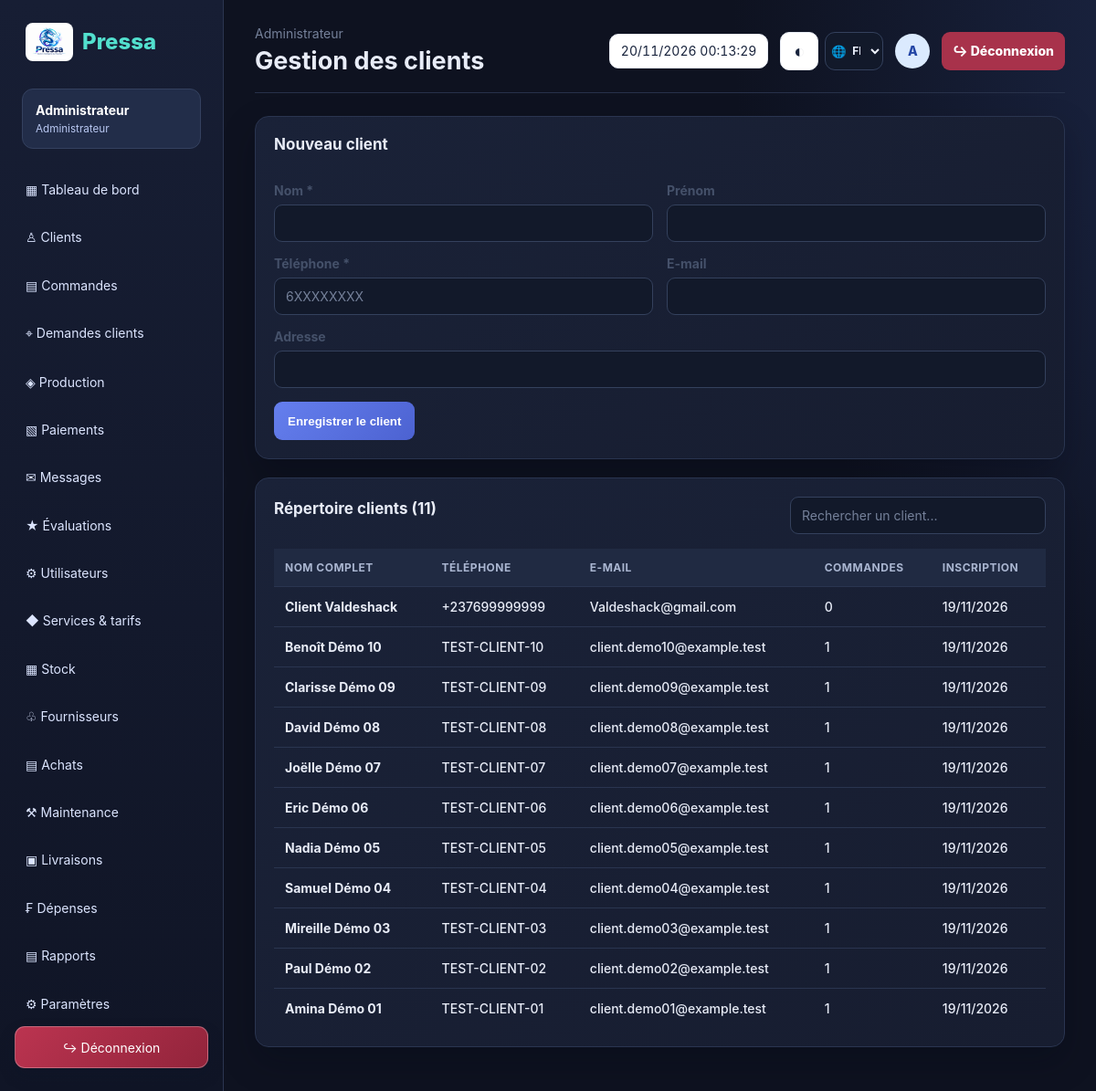
Screenshot of /clients.php (signed in) with the database file from the repository.
### tables this page shows
CREATE TABLE `parametres` (
  `cle` varchar(60) NOT NULL,
  `valeur` varchar(255) NOT NULL,
  `description` varchar(255) DEFAULT NULL
);

CREATE TABLE `clients` (
  `id` int(11) NOT NULL,
  `uuid` char(36) NOT NULL DEFAULT uuid(),
  `nom` varchar(120) NOT NULL,
  `prenom` varchar(120) DEFAULT NULL,
  `type_client` enum('particulier','entreprise') NOT NULL DEFAULT 'particulier',
  `telephone` varchar(30) NOT NULL,
  `telephone_secondaire` varchar(30) DEFAULT NULL,
  `email` varchar(160) DEFAULT NULL,
  `adresse` varchar(255) DEFAULT NULL,
  `quartier` varchar(120) DEFAULT NULL,
  `canal_prefere` enum('sms','appel','aucun') NOT NULL DEFAULT 'sms',
  `accepte_sms` tinyint(1) NOT NULL DEFAULT 0,
  `accepte_promotions` tinyint(1) NOT NULL DEFAULT 0,
  `date_consentement` datetime DEFAULT NULL,
  `notes` text DEFAULT NULL,
  `supprime` tinyint(1) NOT NULL DEFAULT 0,
  `version` int(11) NOT NULL DEFAULT 1,
  `cree_par` int(11) DEFAULT NULL,
  `cree_le` datetime NOT NULL DEFAULT current_timestamp(),
  `modifie_le` datetime NOT NULL DEFAULT current_timestamp() ON UPDATE current_timestamp(),
  `utilisateur_id` int(11) DEFAULT NULL
);

### includes/functions.php (called while the page is built, shortened)
<?php
function e($value):string{return htmlspecialchars((string)$value,ENT_QUOTES|ENT_SUBSTITUTE,'UTF-8');}
function role():string{return (string)($_SESSION['user']['role']??'');}
function role_label(string $role):string{return ['admin'=>'Administrateur','receptionniste'=>'Réceptionniste','accueil'=>'Accueil','caissier'=>'Caissier','production'=>'Production','livreur'=>'Livreur','client'=>'Client'][$role]??$role;}
function app_setting(string $key,string $default=''):string{static $values=[];if(array_key_exists($key,$values))return $values[$key];try{$q=db()->prepare('SELECT valeur FROM parametres WHERE cle=?');$q->execute([$key]);$value=$q->fetchColumn();return $values[$key]=$value===false?$default:(string)$value;}catch(Throwable $e){return $values[$key]=$default;}}

### includes/db.php (called while the page is built, shortened)
<?php
function db(): PDO {
 static $pdo=null;
 if (!$pdo) {
  if(DB_DRIVER==='pgsql'){
   $url=PRESSA_DATABASE_URL;
   if($url===''&&getenv('VERCEL')){
    http_response_code(503);
    header('Content-Type: text/plain; charset=utf-8');
    exit('Pressa est en cours de configuration. La connexion à la base de données est temporairement indisponible.');
   }
   if($url!==''){
    $parts=parse_url($url);
    if(!$parts||empty($parts['host'])||empty($parts['path']))throw new RuntimeException('PRESSA_DATABASE_URL is invalid.');
    parse_str($parts['query']??'',$query);
    $host=$parts['host'];$port=$parts['port']??DB_PORT;$name=ltrim($parts['path'],'/');
    $user=urldecode($parts['user']??'');$pass=urldecode($parts['pass']??'');$ssl=$query['sslmode']??'require';
   }else{$host=DB_HOST;$port=DB_PORT;$name=DB_NAME;$user=DB_USER;$pass=DB_PASS;$ssl='require';}
   $dsn='pgsql:host='.$host.';port='.$port.';dbname='.$name.';sslmode='.$ssl;
  }elseif(DB_DRIVER==='mysql'){$user=DB_USER;$pass=DB_PASS;$dsn='mysql:host='.DB_HOST.';dbname='.DB_NAME.';charset=utf8mb4';}
  else{throw new RuntimeException('PRESSA_DB_DRIVER must be mysql or pgsql.');}
  $pdo=new PDO($dsn,$user,$pass,[
   PDO::ATTR_ERRMODE=>PDO::ERRMODE_EXCEPTION,
   PDO::ATTR_DEFAULT_FETCH_MODE=>PDO::FETCH_ASSOC,
   PDO::ATTR_EMULATE_PREPARES=>false
  ]);
 }
 return $pdo;
}

### clients.php (the view, shortened to what this page needs)
<?php
require_once __DIR__.'/includes/bootstrap.php';require_role(['admin','receptionniste','accueil']);$page_title='Gestion des clients';
$rows=db()->query("SELECT c.*,c.cree_le AS created_at,COUNT(o.id) commandes FROM clients c LEFT JOIN commandes o ON o.client_id=c.id WHERE c.supprime=0 GROUP BY c.id ORDER BY c.id DESC LIMIT 500")->fetchAll();require 'includes/header.php';?>
<div class="panel"><div class="panel-head"><h2>Nouveau client</h2></div><form method="post" class="form-grid"><input type="hidden" name="csrf" value="<?=e(csrf())?>"><div class="field"><label>Nom *</label><input name="nom" required></div><div class="field"><label>Prénom</label><input name="prenom"></div><div class="field"><label>Téléphone *</label><input name="telephone" required placeholder="6XXXXXXXX"></div><div class="field"><label>E-mail</label><input type="email" name="email"></div><div class="field full"><label>Adresse</label><input name="adresse"></div><div><button class="btn">Enregistrer le client</button></div></form></div>
<div class="panel"><div class="panel-head"><h2>Répertoire clients (<?=count($rows)?>)</h2><input class="search" data-filter="#clients" placeholder="Rechercher un client..."></div><div class="table-wrap"><table id="clients"><thead><tr><th>Nom complet</th><th>Téléphone</th><th>E-mail</th><th>Commandes</th><th>Inscription</th></tr></thead><tbody><?php foreach($rows as $r):?><tr><td><b><?=e($r['prenom'].' '.$r['nom'])?></b></td><td><?=e($r['telephone'])?></td><td><?=e($r['email'])?></td><td><?=e($r['commandes'])?></td><td><?=date('d/m/Y',strtotime($r['created_at']))?></td></tr><?php endforeach;?></tbody></table></div></div>
<?php require 'includes/footer.php';?>

### includes/header.php (shortened to what this page needs)
<?php
$appTitle=app_setting('nom_pressing',app_setting('nom_application',APP_NAME));
$pageClass=role()==='admin'?'admin-shell':'';
$language=$_SESSION['language']??'fr';
?>
<!doctype html><html lang="<?=e($language)?>"><head><link rel="stylesheet" href="assets/css/style.css"></head><body class="<?=$pageClass?>">
<aside class="sidebar" id="appSidebar"><div class="brand"><img class="brand-logo" src="assets/img/Pressa%20Dragon%20Steam%20Emblem.png" alt="Pressa"><span class="brand-label"><?=e($appTitle)?></span></div><div class="userbox"><?=e($_SESSION['user']['name'])?><small><?=e(role_label(role()))?></small></div><nav>
<?php if(role()==='livreur'): ?>
<a href="livreur.php">▣ Mes livraisons</a>
<?php elseif(role()==='admin'): ?>
<a href="dashboard.php">▦ Tableau de bord</a><a href="clients.php">♙ Clients</a><a href="orders.php">▤ Commandes</a><a href="client_requests.php">⌖ Demandes clients</a><a href="production.php">◈ Production</a><a href="invoices.php">▧ Paiements</a><a href="messages.php">✉ Messages</a><a href="ratings.php">★ Évaluations</a><a href="users.php">⚙ Utilisateurs</a><a href="services.php">◆ Services & tarifs</a><a href="stock.php">▦ Stock</a><a href="suppliers.php">♧ Fournisseurs</a><a href="purchases.php">▤ Achats</a><a href="maintenance.php">⚒ Maintenance</a><a href="livreur.php">▣ Livraisons</a><a href="expenses.php">₣ Dépenses</a><a href="reports.php">▤ Rapports</a><a href="settings.php">⚙ Paramètres</a>
<?php elseif(role()==='caissier'): ?>
<a href="dashboard.php">▦ Tableau de bord</a><a href="orders.php">▤ Commandes</a><a href="invoices.php">▧ Factures & paiements</a>
<?php elseif(role()==='production'): ?>
<a href="dashboard.php">▦ Tableau de bord</a><a href="production.php">◈ Production</a><a href="orders.php">▤ Commandes</a>
<?php endif; ?>
</nav><form class="sidebar-logout-form" action="logout.php" method="post"><input type="hidden" name="csrf" value="<?=e(csrf())?>"><button class="logout" type="submit">↪ Déconnexion</button></form></aside>
<main class="main"><header class="topbar"><div class="topbar-heading"><div><span class="muted"><?=e(role_label(role()))?></span><h1><?=e($page_title??'Tableau de bord')?></h1></div></div><div class="top-right"><time class="date-time-pill" data-current-datetime datetime="<?=e(date(DATE_ATOM))?>"></time><div class="ui-actions"><button class="utility-button" type="button" data-theme-toggle aria-label="Activer le thème sombre" title="Thème sombre"></button><label class="language-control" title="Langue"><select class="language-select" id="languageSelect" aria-label="Langue"><option value="fr" <?=$language==='fr'?'selected':''?>>FR</option></select></label></div><span class="avatar"><?=e(strtoupper(substr($_SESSION['user']['name'],0,1)))?></span><form class="topbar-logout-form" action="logout.php" method="post"><button class="logout topbar-logout" type="submit">↪ Déconnexion</button></form></div></header>

### rows the page displays
parametres: valeur "Pressa"
clients: prenom+nom "Client Valdeshack", telephone "+237699999999", email "Valdeshack@gmail.com", commandes "0", cree_le "19/11/2026"
clients: prenom+nom "Benoît Démo 10", telephone "TEST-CLIENT-10", email "client.demo10@example.test", commandes "1", cree_le "19/11/2026"
clients: prenom+nom "Clarisse Démo 09", telephone "TEST-CLIENT-09", email "client.demo09@example.test", commandes "1", cree_le "19/11/2026"
clients: prenom+nom "David Démo 08", telephone "TEST-CLIENT-08", email "client.demo08@example.test", commandes "1", cree_le "19/11/2026"
clients: prenom+nom "Joëlle Démo 07", telephone "TEST-CLIENT-07", email "client.demo07@example.test", commandes "1", cree_le "19/11/2026"
clients: prenom+nom "Eric Démo 06", telephone "TEST-CLIENT-06", email "client.demo06@example.test", commandes "1", cree_le "19/11/2026"
clients: prenom+nom "Nadia Démo 05", telephone "TEST-CLIENT-05", email "client.demo05@example.test", commandes "1", cree_le "19/11/2026"
clients: prenom+nom "Samuel Démo 04", telephone "TEST-CLIENT-04", email "client.demo04@example.test", commandes "1", cree_le "19/11/2026"
clients: prenom+nom "Mireille Démo 03", telephone "TEST-CLIENT-03", email "client.demo03@example.test", commandes "1", cree_le "19/11/2026"
clients: prenom+nom "Paul Démo 02", telephone "TEST-CLIENT-02", email "client.demo02@example.test", commandes "1", cree_le "19/11/2026"
clients: prenom+nom "Amina Démo 01", telephone "TEST-CLIENT-01", email "client.demo01@example.test", commandes "1", cree_le "19/11/2026"

### other values shown
$_SESSION['user']['name'] "Administrateur"
role_label(role()) "Administrateur"
$page_title "Gestion des clients"
substr($_SESSION['user']['name'],0,1) "A"
count($rows) "11"
